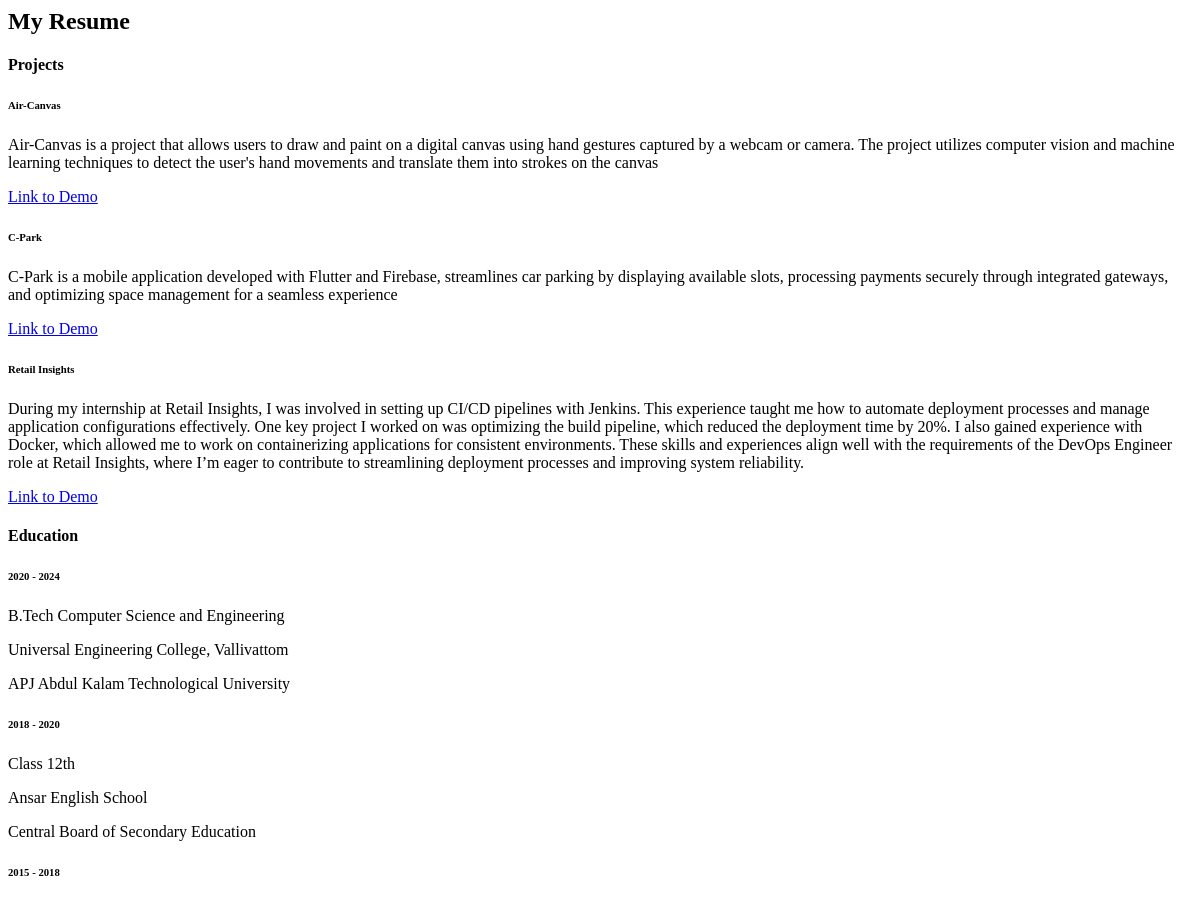
The page /resume/ (upper part) on the database as committed earlier.
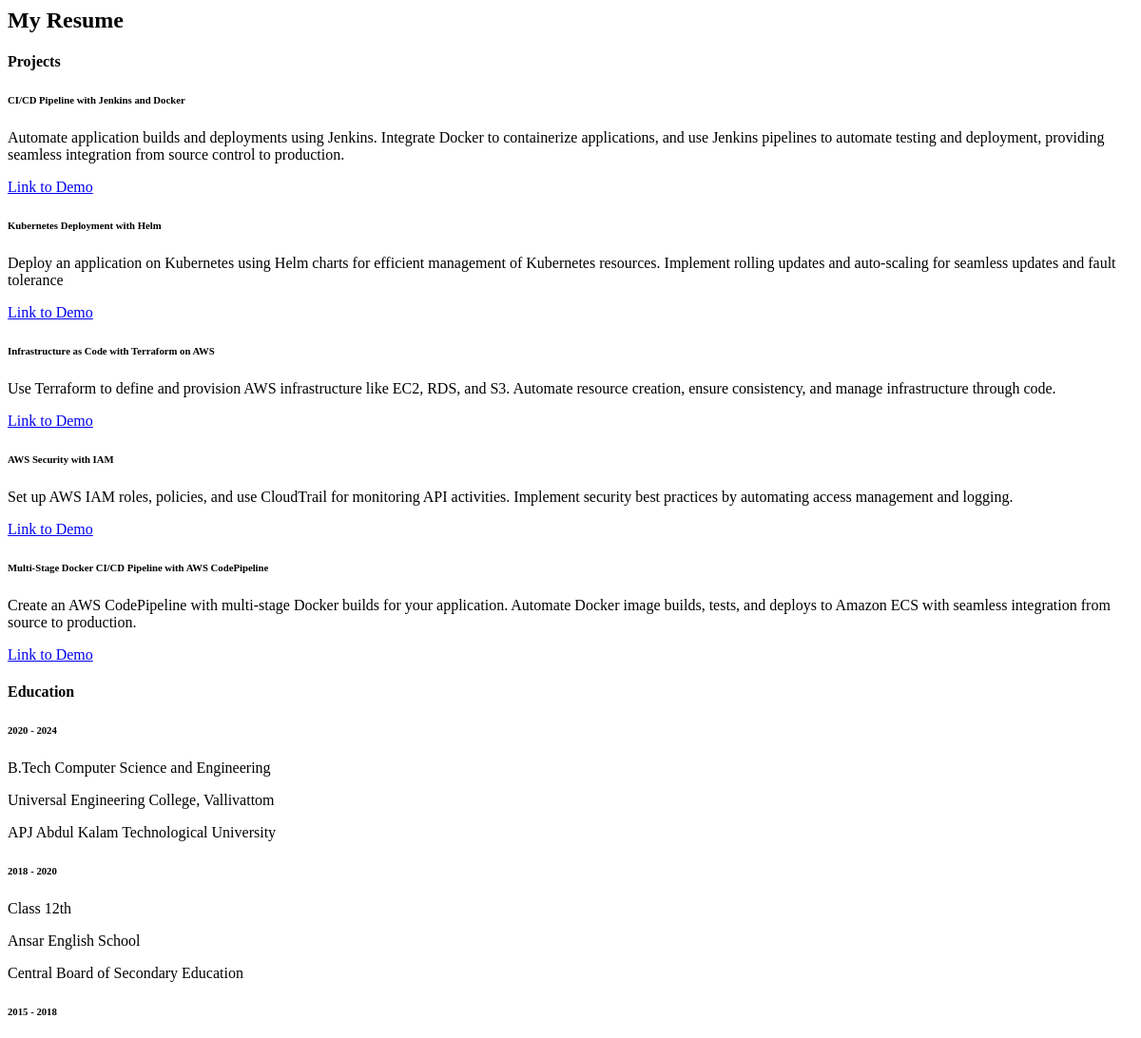
The same page on the database as committed later.
### app/models.py (models this page shows, shortened)
class Projects(models.Model):
    person_id = models.ForeignKey(PersonalDetails, on_delete=models.CASCADE)
    project_name = models.CharField(max_length=100)
    project_description = models.TextField()
    link = models.CharField(null=True, max_length=300)

class Education(models.Model):
    person_id = models.ForeignKey(PersonalDetails, on_delete=models.CASCADE)
    course_name = models.CharField(max_length=100)
    institute_name = models.CharField(max_length=100)
    university_name = models.CharField(max_length=100)
    cgpa = models.IntegerField()
    start_date = models.DateField()
    end_date = models.DateField()

### app/views.py (the view)
# urls.py: path('resume/', views.ResumeLoading, name="ResumeLoading"),
def ResumeLoading(request):
    personalDetails = PersonalDetails.objects.get(first_name="Saeedh")
    context = {"personalDetails":personalDetails}
    return render(request, 'resume.html', context)

### templates/resume.html (shortened to what this page needs)
{% load static %}
<section class="section" id="resume">
    <div class="container">
        <h2 class="mb-5"><span class="text-danger">My</span> Resume</h2>
        <div class="row">
            <div class="col-md-6 col-lg-4">
                <div class="card">
                   <div class="card-header">
                        <div class="mt-2">
                            <h4>Projects</h4>
                        </div>
                    </div>
                    {% for p in personalDetails.projects_set.all %}
                    <div class="card-body">
                        <h6 class="title text-danger">{{p.project_name}}</h6>
                        <P class="subtitle">{{p.project_description}}</P>
                        <a href="{{p.link}}" class="btn-primary w-100">Link to Demo</a>
                    </div>
                    {% endfor %}
                </div>
            </div>
            <div class="col-md-6 col-lg-4">
                <div class="card">
                   <div class="card-header">
                        <div class="mt-2">
                            <h4>Education</h4>
                        </div>
                    </div>
                    {% for e in personalDetails.education_set.all%}
                    <div class="card-body">
                        <h6 class="title text-danger">{{e.start_date.year}} - {{e.end_date.year}}</h6>
                        <P>{{e.course_name}}</P>
                        <P>{{e.institute_name}}</p>
                        <p>{{e.university_name}}</P>
                    </div>
                    {% endfor %}
                </div>
            </div>
        </div>
    </div>
</section>

Rows that differ between the two databases and show on the page:
removed Projects: project_name "Air-Canvas", project_description "Air-Canvas is a project that allows users to draw and paint on a digital canvas using hand gestures captured by a webcam or camera. The project utilizes computer vision and machine learning techniques to detect the user's hand movements and translate them into strokes on the canvas"
removed Projects: project_name "C-Park", project_description "C-Park is a mobile application developed with Flutter and Firebase, streamlines car parking by displaying available slots, processing payments securely through integrated gateways, and optimizing space management for a seamless experience"
removed Projects: project_name "Retail Insights", project_description "During my internship at Retail Insights, I was involved in setting up CI/CD pipelines with Jenkins. This experience taught me how to automate deployment processes and manage application configurations effectively. One key project I worked on was optimizing the build pipeline, which reduced the deployment time by 20%. I also gained experience with Docker, which allowed me to work on containerizing applications for consistent environments. These skills and experiences align well with the requirements of the DevOps Engineer role at Retail Insights, where I’m eager to contribute to streamlining deployment processes and improving system reliability."
added Projects: project_name "CI/CD Pipeline with Jenkins and Docker", project_description "Automate application builds and deployments using Jenkins. Integrate Docker to containerize applications, and use Jenkins pipelines to automate testing and deployment, providing seamless integration from source control to production."
added Projects: project_name "Kubernetes Deployment with Helm", project_description "Deploy an application on Kubernetes using Helm charts for efficient management of Kubernetes resources. Implement rolling updates and auto-scaling for seamless updates and fault tolerance"
added Projects: project_name "Infrastructure as Code with Terraform on AWS", project_description "Use Terraform to define and provision AWS infrastructure like EC2, RDS, and S3. Automate resource creation, ensure consistency, and manage infrastructure through code."
added Projects: project_name "AWS Security with IAM", project_description "Set up AWS IAM roles, policies, and use CloudTrail for monitoring API activities. Implement security best practices by automating access management and logging."
added Projects: project_name "Multi-Stage Docker CI/CD Pipeline with AWS CodePipeline", project_description "Create an AWS CodePipeline with multi-stage Docker builds for your application. Automate Docker image builds, tests, and deploys to Amazon ECS with seamless integration from source to production."
